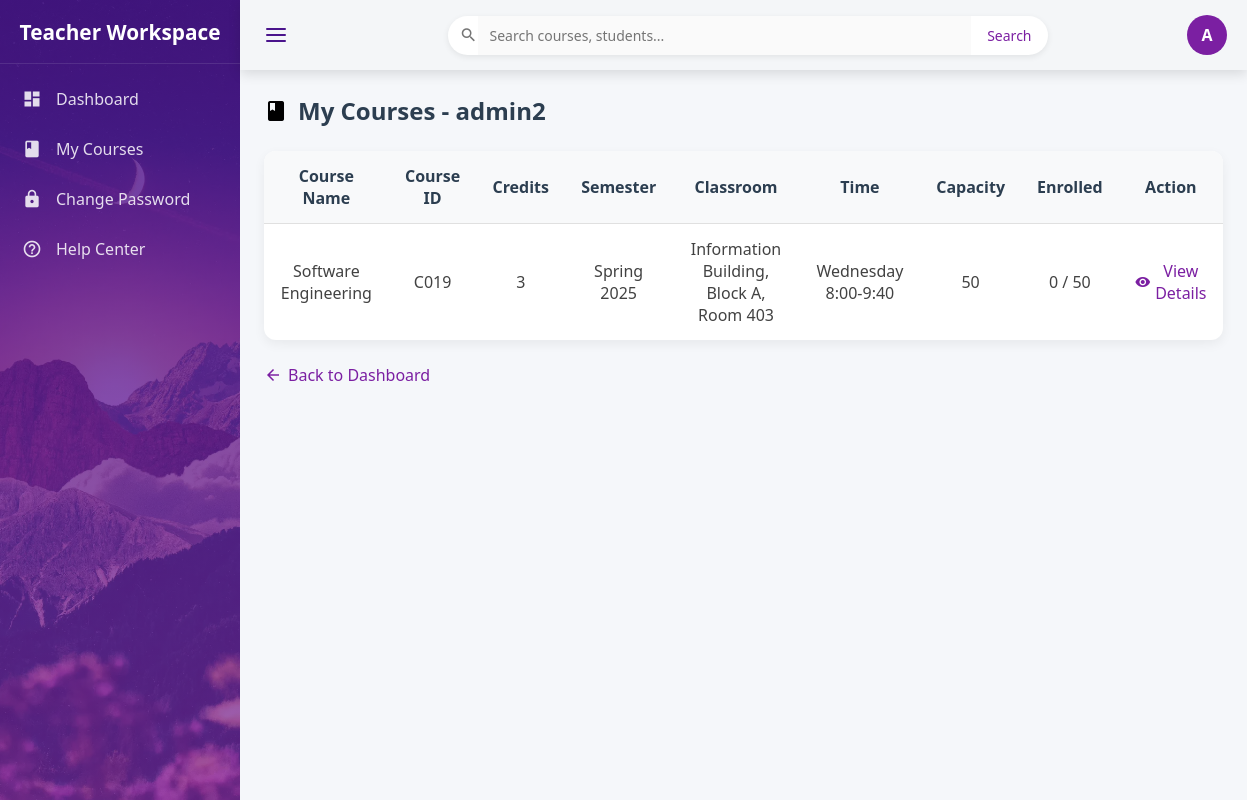
The page /teacher/my-courses (signed in) on the database its author committed.
### tables this page shows
CREATE TABLE "offered_course" (
	"offered_id"	INTEGER,
	"course_id"	VARCHAR(20),
	"teacher_id"	VARCHAR(20),
	"semester_id"	VARCHAR(20),
	"classroom"	VARCHAR(50),
	"time_slot"	VARCHAR(50),
	"capacity"	INT,
	"current_count"	INT DEFAULT 0,
	UNIQUE("course_id","teacher_id","semester_id"),
	PRIMARY KEY("offered_id" AUTOINCREMENT),
	FOREIGN KEY("course_id") REFERENCES "course"("course_id"),
	FOREIGN KEY("semester_id") REFERENCES "semester"("semester_id"),
	FOREIGN KEY("teacher_id") REFERENCES "teacher"("teacher_id")
);

CREATE TABLE "course" (
	"course_id"	VARCHAR(20),
	"course_name"	VARCHAR(100) NOT NULL,
	"credits"	INT,
	"hours"	INT,
	"college_id"	VARCHAR(20),
	"target_grade"	INTEGER CHECK("target_grade" IN (1, 2, 3)),
	PRIMARY KEY("course_id"),
	UNIQUE("course_name"),
	FOREIGN KEY("college_id") REFERENCES "college"("college_id")
);

### app/teacher.py (the view)
@teacher_bp.route('/my-courses')
def my_courses():
    if not require_teacher():
        flash('请以教师身份登录！')
        return redirect(url_for('auth.login'))
    username = session['username']
    conn = get_db_connection()
    teacher = conn.execute(
        "SELECT user_id FROM account WHERE username = ?", (username,)
    ).fetchone()
    if not teacher:
        flash('教师信息不存在！')
        conn.close()
        return redirect(url_for('main.dashboard'))
    teacher_id = teacher['user_id']
    courses = conn.execute("""
        SELECT
            oc.offered_id,
            c.course_id,
            c.course_name,
            c.credits,
            c.hours,
            s.semester_name,
            oc.classroom,
            oc.time_slot,
            oc.capacity,
            oc.current_count,
            COUNT(e.student_id) as student_count
        FROM offered_course oc
        JOIN course c ON oc.course_id = c.course_id
        JOIN semester s ON oc.semester_id = s.semester_id
        LEFT JOIN enrollment e ON oc.offered_id = e.offered_id
        WHERE oc.teacher_id = ?
        GROUP BY oc.offered_id
        ORDER BY s.semester_name, c.course_name
    """, (teacher_id,)).fetchall()
    conn.close()
    return render_template('teacher/teacher_courses.html', courses=courses, username=username)

### app/db.py (called while the page is built)
def get_db_connection():
    if 'db' not in g:
        g.db = sqlite3.connect(
            DATABASE,
            timeout=20.0,
            check_same_thread=False
        )
        g.db.row_factory = sqlite3.Row
        g.db.execute('PRAGMA foreign_keys = ON;')
    return g.db

### app/teacher.py (called while the page is built)
def require_teacher():
    return session.get('role') == 'teacher'

### templates/teacher/teacher_courses.html (shortened to what this page needs)
{% extends "teacher/teacher_base.html" %}
{% block content %}
<div class="page-header">
    <i class="material-icons">book</i>
    <h2>My Courses - {{ username }}</h2>
</div>
{% if courses %}
<table class="course-table">
    <thead>
        <tr>
            <th>Course Name</th>
            <th>Course ID</th>
            <th>Credits</th>
            <th>Semester</th>
            <th>Classroom</th>
            <th>Time</th>
            <th>Capacity</th>
            <th>Enrolled</th>
            <th>Action</th>
        </tr>
    </thead>
    <tbody>
        {% for course in courses %}
        <tr>
            <td>{{ course.course_name }}</td>
            <td>{{ course.course_id }}</td>
            <td>{{ course.credits }}</td>
            <td>{{ course.semester_name }}</td>
            <td>{{ course.classroom or '—' }}</td>
            <td>{{ course.time_slot or '—' }}</td>
            <td>{{ course.capacity }}</td>
            <td>{{ course.student_count }} / {{ course.capacity }}</td>
            <td>
                <a href="{{ url_for('teacher.course_detail', offered_id=course.offered_id) }}">
                    <i class="material-icons" style="font-size:16px;">visibility</i>
                    View Details
                </a>
            </td>
        </tr>
        {% endfor %}
    </tbody>
</table>
{% else %}
<div class="empty-state">
    <i class="material-icons">event_busy</i>
    <div>No teaching assignments scheduled.</div>
</div>
{% endif %}
<a href="{{ url_for('main.dashboard') }}" class="back-link">
    <i class="material-icons" style="font-size:18px;">arrow_back</i>
    Back to Dashboard
</a>
{% endblock %}

### templates/teacher/teacher_courses.html (style rules this page uses)
.page-header { display: flex; align-items: center; gap: 10px; margin-bottom: 24px; }
.page-header h2 { margin: 0; font-size: 1.5rem; color: #2c3e50; font-weight: 600; }
.course-table { width: 100%; border-collapse: collapse; margin-top: 0; background: white; border-radius: 12px; overflow: hidden; box-shadow: 0 4px 12px rgba(0, 0, 0, 0.06); }
.course-table th { background-color: #f8f9fa; padding: 14px 16px; text-align: center; font-weight: 600; color: #2c3e50; border-bottom: 1px solid #e0e0e0; }
.course-table td { padding: 14px 16px; text-align: center; border-bottom: 1px solid #eee; color: #424242; }
.course-table tbody tr:last-child td { border-bottom: none; }
.course-table a { color: #7b1fa2; text-decoration: none; font-weight: 500; display: inline-flex; align-items: center; gap: 4px; }
.back-link { display: inline-flex; align-items: center; gap: 6px; margin-top: 24px; color: #7b1fa2; text-decoration: none; font-weight: 500; }

### rows shown on the page
offered_course: course_name "Software Engineering", course_id "C019", credits "3", semester_name "Spring 2025", classroom "Information Building, Block A, Room 403", time_slot "Wednesday 8:00-9:40", capacity "50", student_count "0"

### other values the page prints
{{ session.username|first|upper }} "A"
{{ username }} "admin2"
